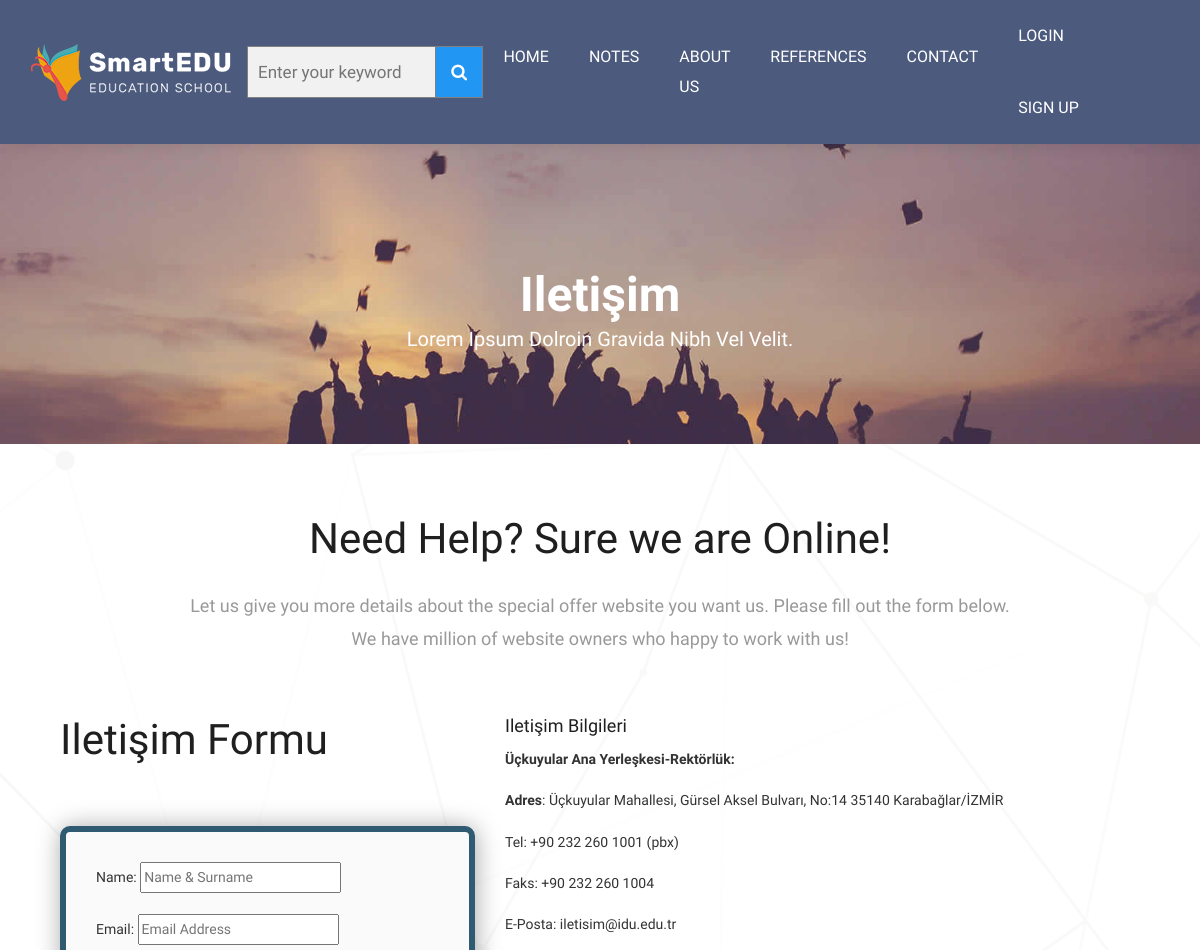
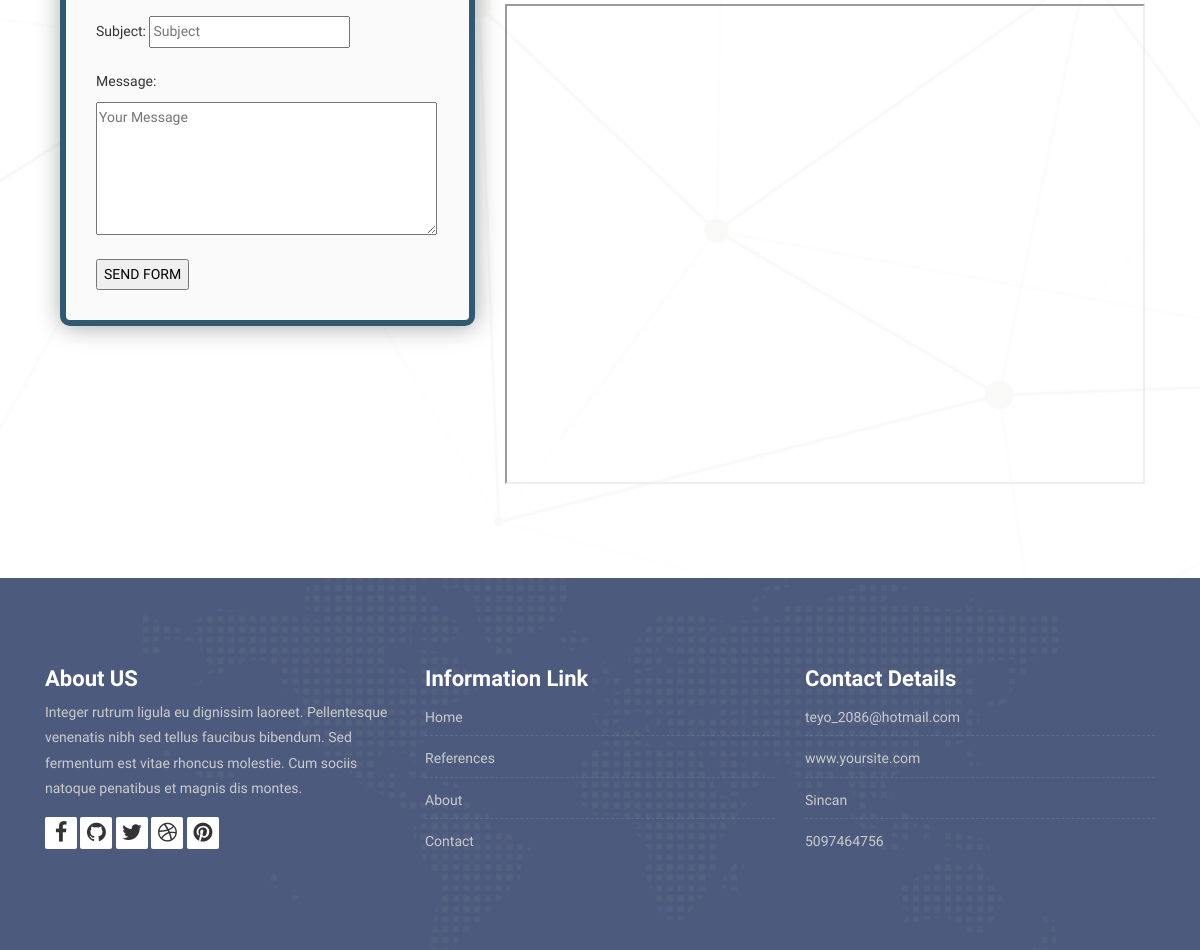
Page /contact/ on the committed database (2 pictures, top to bottom).
### home/models.py (models this page shows, shortened)
class Setting(models.Model):
    STATUS = (
        ('True', 'Evet'),
        ('False', 'Hayır'),
    )
    title = models.CharField(max_length=150)
    keywords = models.CharField(max_length=250)
    description = models.CharField(max_length=250)
    company = models.CharField(max_length=50)
    address = models.CharField(max_length=150,blank=True)
    phone = models.CharField(max_length=15,blank=True)
    fax = models.CharField(max_length=15,blank=True)
    email = models.CharField(max_length=50,blank=True)
    smtpserver = models.CharField(max_length=20,blank=True)
    smtpsemail = models.CharField(max_length=20,blank=True)
    smtppassword = models.CharField(max_length=10,blank=True)
    smtpport = models.CharField(max_length=5,blank=True)
    icon=models.ImageField(blank=True,upload_to='images/')
    facebook = models.CharField(max_length=150,blank=True)
    Instagram = models.CharField(max_length=150,blank=True)
    twitter= models.CharField(max_length=150,blank=True)
    aboutus = RichTextUploadingField(blank=True)
    contactus = RichTextUploadingField(blank=True)
    references = RichTextUploadingField(blank=True)
    status = models.CharField(max_length=10, choices=STATUS)
    created_at=models.DateTimeField(auto_now_add=True)
    updated_at=models.DateTimeField(auto_now=True)

### home/views.py (the view, shortened to what this page needs)
# urls.py: path('contact/',views.contact,name='contact'),
def contact(request):
    setting= Setting.objects.get(pk=1)
    category = Category.objects.all()
    form=ContactFormu()
    context={'setting':setting,'form':form,'category': category}
    return render(request, 'contact.html', context)

### home/models.py
class ContactFormu(ModelForm):
    class Meta:
        model=ContactFormMessage
        fields=['name','email','subject','message']
        widgets={
            'name':TextInput(attrs={'class':'input','placeholder':'Name & Surname'}),
            'subject': TextInput(attrs={'class': 'input','placeholder': 'Subject'}),
            'email': TextInput(attrs={'class': 'input','placeholder': 'Email Address'}),
            'message': Textarea(attrs={'class': 'input','placeholder': 'Your Message','rows':'5'}),
        }

### home/templates/contact.html (shortened to what this page needs)
{% extends "homebase.html" %}
{% block content %}
<div class="all-title-box">
		<div class="container text-center">
			<h1>Iletişim<span class="m_1">Lorem Ipsum dolroin gravida nibh vel velit.</span></h1>
		</div>
	</div>
<div id="contact" class="section wb">
        <div class="container">
            <div class="section-title text-center">
                <h3>Need Help? Sure we are Online!</h3>
                <p class="lead">Let us give you more details about the special offer website you want us. Please fill out the form below. <br>We have million of website owners who happy to work with us!</p>
            </div>
            <div class="row">
                <div class="col-md-5">
                    <div class="container">
                        <div class="section-title">
                            <h3 class="title">Iletişim Formu</h3>
                        </div>
                        <form class="form-style-9" action="" method="post">
                            {{ form.as_p }}
                            <input type="submit" value="SEND FORM">
                        </form>
                    </div>
                </div>
				<div class="col-xl-6 col-md-12 col-sm-12">
					<div class="map-box">
                        <h3 class="title">Iletişim Bilgileri</h3>
						{{ setting.contactus|safe }}
					</div>
				</div>
            </div>
        </div>
    </div>
{% endblock %}

### home/templates/footer.html (shortened to what this page needs)
{% load static %}
<footer class="footer">
        <div class="container">
            <div class="row">
                <div class="col-lg-4 col-md-4 col-xs-12">
                    <div class="widget clearfix">
                        <div class="widget-title">
                            <h3>About US</h3>
                        </div>
                        <p> Integer rutrum ligula eu dignissim laoreet. Pellentesque venenatis nibh sed tellus faucibus bibendum. Sed fermentum est vitae rhoncus molestie. Cum sociis natoque penatibus et magnis dis montes.</p>
						<div class="footer-right">
							<ul class="footer-links-soi">
								<li><a href="#"><i class="fa fa-facebook"></i></a></li>
								<li><a href="#"><i class="fa fa-github"></i></a></li>
								<li><a href="#"><i class="fa fa-twitter"></i></a></li>
								<li><a href="#"><i class="fa fa-dribbble"></i></a></li>
								<li><a href="#"><i class="fa fa-pinterest"></i></a></li>
							</ul>
						</div>
                    </div>
                </div>
				<div class="col-lg-4 col-md-4 col-xs-12">
                    <div class="widget clearfix">
                        <div class="widget-title">
                            <h3>Information Link</h3>
                        </div>
                        <ul class="footer-links">
                            <li><a href="/">Home</a></li>
                            <li><a href="/references">References</a></li>
							<li><a href="/about">About</a></li>
							<li><a href="/contact">Contact</a></li>
                        </ul>
                    </div>
                </div>
                <div class="col-lg-4 col-md-4 col-xs-12">
                    <div class="widget clearfix">
                        <div class="widget-title">
                            <h3>Contact Details</h3>
                        </div>
                        <ul class="footer-links">
                            <li><a href="mailto:#">{{ setting.email }}</a></li>
                            <li><a href="#">www.yoursite.com</a></li>
                            <li>{{ setting.address }}</li>
                            <li>{{ setting.phone}}</li>
                        </ul>
                    </div>
                </div>
            </div>
        </div>
    </footer>

### home/static/style.css (style rules this page uses)
body { color: #333333; font-size: 14px; font-family: 'Rubik', sans-serif; line-height: 1.80857; }
html, body { height: 100%; }
a { color: #1f1f1f; text-decoration: none !important; outline: none !important; -webkit-transition: all .3s ease-in-out; -moz-transition: all .3s ease-in-out; -ms-transition: all .3s ease-in-out; -o-transition: all .3s ease-in-out; transition: all .3s ease-in-out; }
h1, h2, h3, h4, h5, h6 { letter-spacing: 0; font-weight: normal; position: relative; padding: 0 0 10px 0; font-weight: normal; line-height: 120% !important; color: #1f1f1f; margin: 0 }
h1 { font-size: 24px }
h3 { font-size: 18px }
a { color: #1f1f1f; text-decoration: none; outline: none; }
a, .btn { text-decoration: none !important; outline: none !important; -webkit-transition: all .3s ease-in-out; -moz-transition: all .3s ease-in-out; -ms-transition: all .3s ease-in-out; -o-transition: all .3s ease-in-out; transition: all .3s ease-in-out; }
.lead { font-size: 18px; line-height: 30px; color: #767676; margin: 0; padding: 0; }
.section { display: block; position: relative; overflow: hidden; padding: 70px 0; }
.section.wb { background-color: #ffffff; }
.section-title { display: block; position: relative; margin-bottom: 60px; }
.section-title p { color: #999; font-weight: 400; font-size: 18px; line-height: 33px; margin: 0; }
.section-title h3 { font-size: 42px; font-weight: 500; line-height: 62px; margin: 0 0 25px; padding: 0; text-transform: none; }
#contact { background: url(images/bg.png) no-repeat center center #fff; }
.map-box { margin-left: -15px; }
.footer { padding: 90px 0 80px !important; color: #cccccc; background:#4c5a7d url('images/world-map.png') no-repeat center; }
.footer .widget-title { position: relative; display: block; margin-bottom: 10px; }
.footer .widget-title h3 { color: #fff; font-weight: 700; font-size: 22px; padding: 0; margin: 0; line-height: 1 !important; }
.footer-links { list-style: none; padding: 0; }
.footer-links a { color: #cccccc; }
.footer-links li { margin-bottom: 5px; display: block; width: 100%; padding: 5px 0px; border-bottom: 1px dashed rgba(255, 255, 255, 0.1); }
.footer-links li:last-child { margin-bottom: 0; padding-bottom: 0; border: 0; }
.footer-links-soi { margin: 0px; padding: 0px; }
.footer-links-soi li { display: inline-block; }
.footer-links-soi li a { background: #ffffff; color: #333333; width: 32px; height: 32px; display: block; font-size: 22px; text-align: center; line-height: 32px; border-radius: 2px; }
.footer-links-soi li a i { -webkit-transition: all 0.6s ease; -o-transition: all 0.6s ease; transition: all 0.6s ease; }
.all-title-box { background: url(images/banner.jpg)no-repeat; -webkit-background-size: cover; -moz-background-size: cover; -o-background-size: cover; background-size: cover; background-position: center; min-height: 300px; }
.all-title-box h1 { color: #fff; font-weight: 600; text-transform: capitalize; padding-top: 11%; font-size: 48px; line-height: 0px; }
span.m_1 { font-weight: 300; font-size: 20px; line-height: 1.5em; display: block; }

### home/static/css/slider.css (style rules this page uses)
* { box-sizing:border-box }

### home/static/css/tabs.css (style rules this page uses)
body { background:#fff; font-family: 'Arimo', sans-serif; }

### home/static/css/forms.css (style rules this page uses)
.form-style-9 { max-width: 450px; background: #FAFAFA; padding: 30px; margin: 50px auto; box-shadow: 1px 1px 25px rgba(0, 0, 0, 0.35); border-radius: 10px; border: 6px solid #305A72; }

### home/static/css/search.css (style rules this page uses)
* { box-sizing: border-box; }

### rows in the picture
Setting: contactus "Üçkuyular Ana Yerleşkesi-Rektörlük: Adres : Üçkuyular Mahallesi, Gürsel Aksel Bulvarı, No:14 35140 Karabağlar/İZMİR Tel: +90 232 260 1001 (pbx) Faks: +90 232 260 1004 E-Posta: iletisim@idu.edu.tr", email "teyo_2086@hotmail.com", address "Sincan", phone "5097464756"
